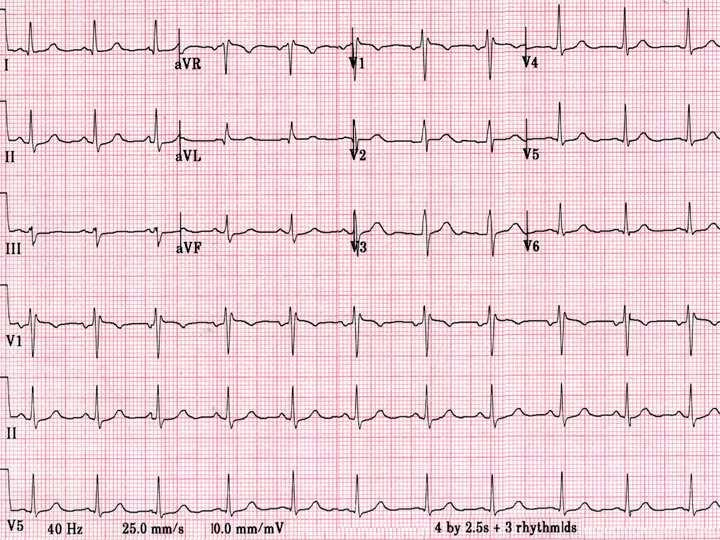
#> input picture tests/fixtures/attached/media_1794519608075_2b2767cf.jpg, 720 x 540 px
$ python -i enhancement.py   (imports and definitions only)
#> lines starting #> are read from the running program, lines starting #| are printed output that depends on the picture; after the words box and inside, x2 and y2 are one past the last pixel; in counts of white or black regions, pixels touching at a corner belong together
"""ECG Image Preprocessing Pipeline.

Provides independently testable stages:
1. Image validation and loading
2. Grayscale & contrast enhancement (CLAHE)
3. Deskewing via Radon/Hough angle estimation
4. Grid detection and suppression (Color filtering + Morphological filtering)
5. Waveform binarization and morphological cleaning
"""

from __future__ import annotations

import logging
from dataclasses import dataclass
from pathlib import Path
from typing import Optional, Tuple, Union

import cv2
import numpy as np

logger = logging.getLogger(__name__)


@dataclass
class PreprocessingResult:
    """Stores intermediate and final representations for inspection and downstream stages."""

    original_bgr: np.ndarray
    grayscale: np.ndarray
    contrast_enhanced: np.ndarray
    deskewed: np.ndarray
    grid_suppressed: np.ndarray
    binary_trace: np.ndarray
    skew_angle_deg: float


def load_and_validate_image(source: Union[str, Path, np.ndarray]) -> np.ndarray:
    """Loads and validates an image from disk or an existing numpy array."""
    if isinstance(source, (str, Path)):
        p = Path(source)
        if not p.is_file():
            raise FileNotFoundError(f"Image file does not exist: {p}")
        img = cv2.imread(str(p), cv2.IMREAD_COLOR)
        if img is None:
            raise ValueError(f"Failed to decode image from file: {p}")
    elif isinstance(source, np.ndarray):
        img = source.copy()
    else:
        raise TypeError(f"Unsupported image input type: {type(source)}")

    if img.ndim == 2:
        img = cv2.cvtColor(img, cv2.COLOR_GRAY2BGR)
    elif img.ndim == 3 and img.shape[2] == 4:
        img = cv2.cvtColor(img, cv2.COLOR_BGRA2BGR)
    elif img.ndim != 3 or img.shape[2] != 3:
        raise ValueError(f"Invalid image shape: {img.shape}; expected (H, W, 3)")

    if img.shape[0] < 50 or img.shape[1] < 50:
        raise ValueError(f"Image dimensions too small: {img.shape}")

    return img


def to_grayscale(img_bgr: np.ndarray) -> np.ndarray:
    """Converts a BGR image to single-channel 8-bit grayscale."""
    if img_bgr.ndim == 2:
        return img_bgr
    return cv2.cvtColor(img_bgr, cv2.COLOR_BGR2GRAY)


def enhance_contrast(gray: np.ndarray, clip_limit: float = 2.0, tile_grid_size: Tuple[int, int] = (8, 8)) -> np.ndarray:
    """Applies Contrast Limited Adaptive Histogram Equalization (CLAHE)."""
    clahe = cv2.createCLAHE(clipLimit=clip_limit, tileGridSize=tile_grid_size)
    return clahe.apply(gray)


def estimate_skew_angle(img_gray: np.ndarray, max_angle_deg: float = 15.0) -> float:
    """Estimates skew angle of grid lines or page margins using the Hough line transform.

    Returns the angle in degrees by which the image is tilted clockwise.
    A positive angle indicates clockwise tilt.
    """
    # Use horizontal morphological gradient to enhance horizontal grid lines over vertical QRS spikes
    horiz_kernel = cv2.getStructuringElement(cv2.MORPH_RECT, (15, 1))
    grad = cv2.morphologyEx(img_gray, cv2.MORPH_GRADIENT, horiz_kernel)
    edges = cv2.Canny(grad, 40, 120, apertureSize=3)
    lines = cv2.HoughLinesP(edges, 1, np.pi / 180, threshold=80, minLineLength=60, maxLineGap=15)

    if lines is None or len(lines) == 0:
        # Fallback to standard Canny
        edges = cv2.Canny(img_gray, 50, 150, apertureSize=3)
        lines = cv2.HoughLinesP(edges, 1, np.pi / 180, threshold=100, minLineLength=80, maxLineGap=10)

    if lines is None or len(lines) == 0:
        return 0.0

    lines = lines.reshape(-1, 4)
    angles = []
    for x1, y1, x2, y2 in lines:
        dx = x2 - x1
        dy = y2 - y1
        if abs(dx) < 1e-4:
            continue
        angle_deg = np.degrees(np.arctan2(dy, dx))
        # Keep horizontal lines within [-max_angle, max_angle]
        if abs(angle_deg) <= max_angle_deg:
            angles.append(angle_deg)
        elif abs(angle_deg - 90.0) <= max_angle_deg:
            angles.append(angle_deg - 90.0)
        elif abs(angle_deg + 90.0) <= max_angle_deg:
            angles.append(angle_deg + 90.0)

    if not angles:
        return 0.0

    median_angle = float(np.median(angles))
    # Threshold gate: do not apply deskew to images that are already aligned within 0.2 deg
    if abs(median_angle) < 0.2:
        return 0.0

    return median_angle


def deskew_image(img: np.ndarray, angle_deg: float, border_value: Tuple[int, int, int] = (255, 255, 255)) -> np.ndarray:
    """Rotates image to correct skew.

    A positive angle_deg indicates clockwise tilt; in OpenCV getRotationMatrix2D,
    a positive angle rotates counter-clockwise, which correctly cancels out the clockwise tilt.
    """
    if abs(angle_deg) < 0.1:
        return img

    h, w = img.shape[:2]
    center = (w / 2.0, h / 2.0)
    rot_mat = cv2.getRotationMatrix2D(center, angle_deg, 1.0)
    bv = border_value if img.ndim == 3 else border_value[0]

    return cv2.warpAffine(
        img,
        rot_mat,
        (w, h),
        flags=cv2.INTER_LINEAR,
        borderMode=cv2.BORDER_CONSTANT,
        borderValue=bv,
    )


def detect_grid_presence(img_bgr: np.ndarray) -> bool:
    """Detects if a colored (pink/red/orange) clinical paper grid is present."""
    if img_bgr.ndim == 2:
        return False
    hsv = cv2.cvtColor(img_bgr, cv2.COLOR_BGR2HSV)
    hue = hsv[:, :, 0]
    sat = hsv[:, :, 1]
    val = hsv[:, :, 2]
    # Pink/red grid in HSV: hue near 0 or 180, moderate saturation, brightness above paper shadow
    pink_grid_mask = ((hue < 30) | (hue > 150)) & (sat > 16) & (val > 70)
    pct_pink = float(np.mean(pink_grid_mask) * 100.0)
    return pct_pink > 1.0


def suppress_grid(img_bgr: np.ndarray) -> np.ndarray:
    """Suppresses colored paper grid lines (pink/red/orange) while keeping black or colored trace ink.

    1. Checks if a colored paper grid is present. If absent (e.g. digital plot or plain crop),
       returns standard grayscale without risk of eroding trace lines.
    2. When grid is present:
       - Uses the Red channel where pink grid lines reflect strongly.
       - Suppresses pink grid pixels while strictly protecting dark trace ink (val < 110)
         and non-red colored traces.
    """
    if img_bgr.ndim == 2:
        return img_bgr.copy()

    has_grid = detect_grid_presence(img_bgr)
    if not has_grid:
        # No colored grid: return grayscale directly to preserve waveform completely
        return cv2.cvtColor(img_bgr, cv2.COLOR_BGR2GRAY)

    b, g, r = cv2.split(img_bgr)
    hsv = cv2.cvtColor(img_bgr, cv2.COLOR_BGR2HSV)
    hue = hsv[:, :, 0]
    sat = hsv[:, :, 1]
    val = hsv[:, :, 2]

    # Grid pixels: reddish/pinkish hue, moderate saturation, and MUST be bright (val >= 110)
    # Dark pixels (val < 110) are NEVER grid lines — they are ECG waveform ink!
    is_pink_grid = ((hue < 25) | (hue > 155)) & (sat > 25) & (val >= 110)

    # In addition, check that red channel is significantly brighter than green/blue
    is_red_dominant = (r.astype(np.int16) - g.astype(np.int16) > 15) & (r.astype(np.int16) - b.astype(np.int16) > 15)
    grid_mask = is_pink_grid & is_red_dominant

    kernel = cv2.getStructuringElement(cv2.MORPH_RECT, (5, 5))
    bg_local = cv2.dilate(r, kernel)
    suppressed = r.copy()
    suppressed[grid_mask] = bg_local[grid_mask]
    return suppressed


def binarize_trace(img_gray: np.ndarray, block_size: int = 15, c: int = 5) -> np.ndarray:
    """Binarizes the ECG trace into a foreground mask (255 = trace, 0 = background).

    Uses adaptive Gaussian thresholding with contrast gating and area-based noise filtering.
    Preserves continuous, thin 1-pixel waveform lines without morphological erosion.
    """
    # Invert so trace is bright (background is dark)
    inv = cv2.bitwise_not(img_gray)

    # Adaptive Gaussian threshold
    if block_size % 2 == 0:
        block_size += 1
    adapt = cv2.adaptiveThreshold(
        inv,
        255,
        cv2.ADAPTIVE_THRESH_GAUSSIAN_C,
        cv2.THRESH_BINARY,
        block_size,
        c,
    )

    # Robust local contrast gating: pixel must be at least 18 levels darker than local illumination
    # (replaces brittle static 255-baseline gating that fails under shadow gradients)
    bg_illum = cv2.morphologyEx(img_gray, cv2.MORPH_CLOSE, cv2.getStructuringElement(cv2.MORPH_RECT, (31, 31)))
    diff = cv2.subtract(bg_illum, img_gray)
    contrast_mask = (diff >= 18).astype(np.uint8) * 255
    combined = cv2.bitwise_and(adapt, contrast_mask)

    # Remove only isolated 1-2 pixel salt-and-pepper noise specks via connected components
    num_labels, labels, stats, _ = cv2.connectedComponentsWithStats(combined, connectivity=8)
    cleaned = np.zeros_like(combined)
    for i in range(1, num_labels):
        area = stats[i, cv2.CC_STAT_AREA]
        # Keep any connected component of size >= 3 (preserves thin continuous traces)
        if area >= 3:
            cleaned[labels == i] = 255

    return cleaned


class PreprocessingPipeline:
    """Unified preprocessor executing deskew, grid suppression, and binarization."""

    def __init__(self, enable_deskew: bool = True, max_skew_angle: float = 15.0) -> None:
        self.enable_deskew = enable_deskew
        self.max_skew_angle = max_skew_angle

    def process(self, source: Union[str, Path, np.ndarray]) -> PreprocessingResult:
        """Runs full preprocessing pipeline and returns intermediate and final stages."""
        img_bgr = load_and_validate_image(source)
        gray = to_grayscale(img_bgr)
        enhanced = enhance_contrast(gray)

        # Deskewing: only estimate skew from grid lines if a grid is actually present.
        # On gridless beat crops or digital plots (e.g. N10007), Hough lines on the waveform trace
        # detect cardiac wave slopes and falsely rotate the image.
        skew_angle = 0.0
        deskewed_bgr = img_bgr
        if self.enable_deskew and detect_grid_presence(img_bgr):
            skew_angle = estimate_skew_angle(enhanced, max_angle_deg=self.max_skew_angle)
            if abs(skew_angle) >= 0.2:
                deskewed_bgr = deskew_image(img_bgr, skew_angle)

        # Grid suppression on deskewed BGR image
        grid_suppressed = suppress_grid(deskewed_bgr)

        # Binarize waveform trace
        binary_trace = binarize_trace(grid_suppressed)

        return PreprocessingResult(
            original_bgr=img_bgr,
            grayscale=gray,
            contrast_enhanced=enhanced,
            deskewed=deskewed_bgr,
            grid_suppressed=grid_suppressed,
            binary_trace=binary_trace,
            skew_angle_deg=skew_angle,
        )

>>> import cv2
>>> picture = cv2.imread('../../../tests/fixtures/attached/media_1794519608075_2b2767cf.jpg')
#> picture is the input picture: shape (540, 720, 3); mean B, G, R 214.8, 207.7, 233.1
>>> result = PreprocessingPipeline().process(picture)
#> in detect_grid_presence, `hsv = cv2.cvtColor(img_bgr, cv2.COLOR_BGR2HSV)`: hsv: shape (540, 720, 3); mean H, S, V 168.4, 29.6, 233.1
#> in detect_grid_presence, `pink_grid_mask = ((hue < 30) | (hue > 150)) & (sat > 16) & (val > 70)`:
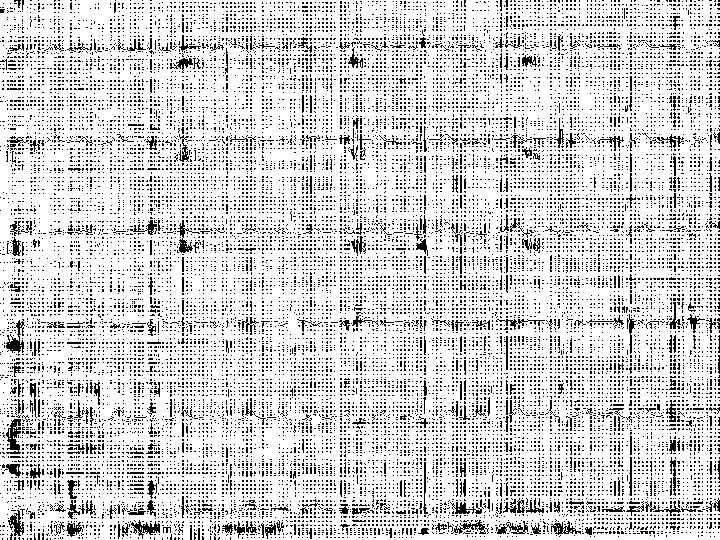
#> pink_grid_mask: shape (540, 720) bool; 83% white; black in thin lines or dots
#> in detect_grid_presence, `pct_pink = float(np.mean(pink_grid_mask) * 100.0)`: pct_pink = 82.95
#> in estimate_skew_angle, `grad = cv2.morphologyEx(img_gray, cv2.MORPH_GRADIENT, horiz_kernel)`:
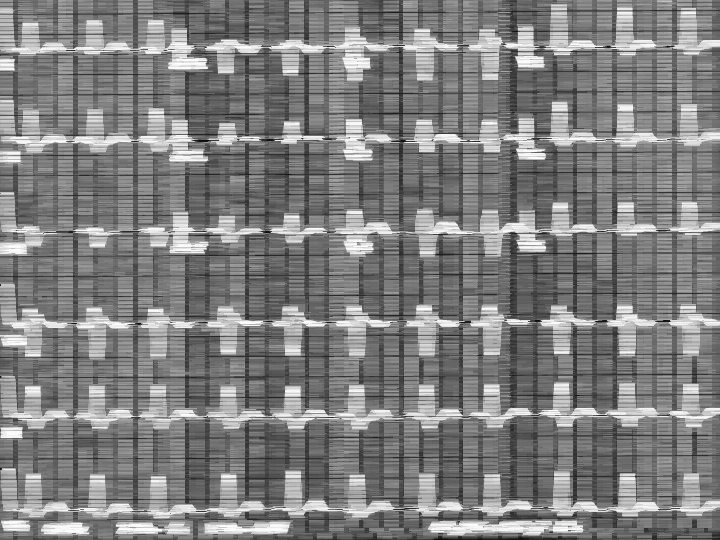
#> grad: shape (540, 720); min 12, max 255, mean 127.7
#> in estimate_skew_angle, `edges = cv2.Canny(grad, 40, 120, apertureSize=3)`:
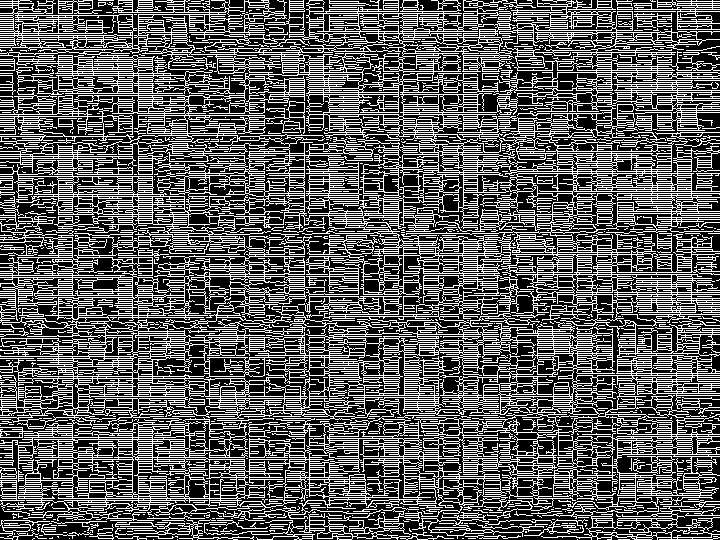
#> edges: shape (540, 720); 35.9% white in thin lines or dots
#> in estimate_skew_angle, `lines = cv2.HoughLinesP(edges, 1, np.pi / 180, threshold=80, minLineLe..`: lines = 669 rows, first 6: [138, 0, 677, 539], [78, 1, 612, 535], [41, 538, 577, 2], [398, 537, 398, 0], [75, 1, 611, 537], [329, 538, 329, 0]
#> the loop in estimate_skew_angle, `for x1, y1, x2, y2 in lines:` made 669 passes
#> (x1, y1, x2, y2, dx, dy, angle_deg) on passes 1 to 3: (138, 0, 677, 539, 539, 539, 45), (78, 1, 612, 535, 534, 534, 45), (41, 538, 577, 2, 536, -536, -45)
#> after the loop in estimate_skew_angle, `for x1, y1, x2, y2 in lines:`: angles = 31 values, max 2.76 at index 0, min -15 at index 5, mean -1.01
#> in estimate_skew_angle, `median_angle = float(np.median(angles))`: median_angle = 0
#> in suppress_grid, `has_grid = detect_grid_presence(img_bgr)`: has_grid = True
#> in suppress_grid, `is_pink_grid = ((hue < 25) | (hue > 155)) & (sat > 25) & (val >= 110)`: is_pink_grid: shape (540, 720) bool; 55.3% white; black in thin lines or dots
#> in suppress_grid, `is_red_dominant = (r.astype(np.int16) - g.astype(np.int16) > 15) & (r...`: is_red_dominant: shape (540, 720) bool; 65.4% white; 14908 black regions (14054 under 20 px), largest, box (x1, y1, x2, y2) and area: (531, 396, 720, 538) 5884, (0, 318, 52, 540) 4866, (412, 336, 544, 538) 3932
#> in suppress_grid, `grid_mask = is_pink_grid & is_red_dominant`:
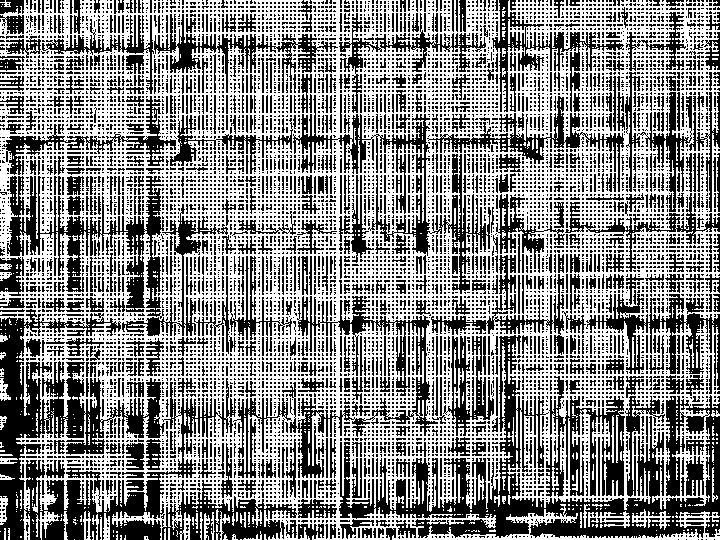
#> grid_mask: shape (540, 720) bool; 53.5% white; 8732 black regions (7770 under 20 px), largest, box (x1, y1, x2, y2) and area: (0, 309, 236, 540) 17566, (339, 335, 720, 538) 17559, (7, 176, 164, 319) 6114
#> in binarize_trace, `adapt = cv2.adaptiveThreshold( inv, 255, cv2.ADAPTIVE_THRESH_GAUSSIAN_..`:
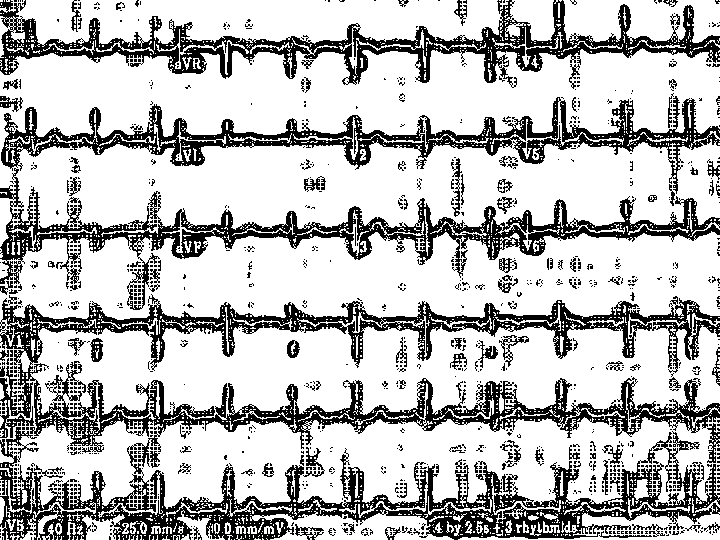
#> adapt: shape (540, 720); 73.8% white; 969 black regions (834 under 20 px), largest, box (x1, y1, x2, y2) and area: (0, 294, 720, 540) 48090, (0, 168, 720, 310) 14273, (0, 0, 720, 88) 14196
#> in binarize_trace, `bg_illum = cv2.morphologyEx(img_gray, cv2.MORPH_CLOSE, cv2.getStructur..`: bg_illum: shape (540, 720); every value is 255
#> in binarize_trace, `contrast_mask = (diff >= 18).astype(np.uint8) * 255`: contrast_mask: shape (540, 720); 11.1% white in thin lines or dots
#> in binarize_trace, `combined = cv2.bitwise_and(adapt, contrast_mask)`: combined: shape (540, 720); 9.8% white in thin lines or dots
#> in binarize_trace, `num_labels, labels, stats, _ = cv2.connectedComponentsWithStats(combin..`:
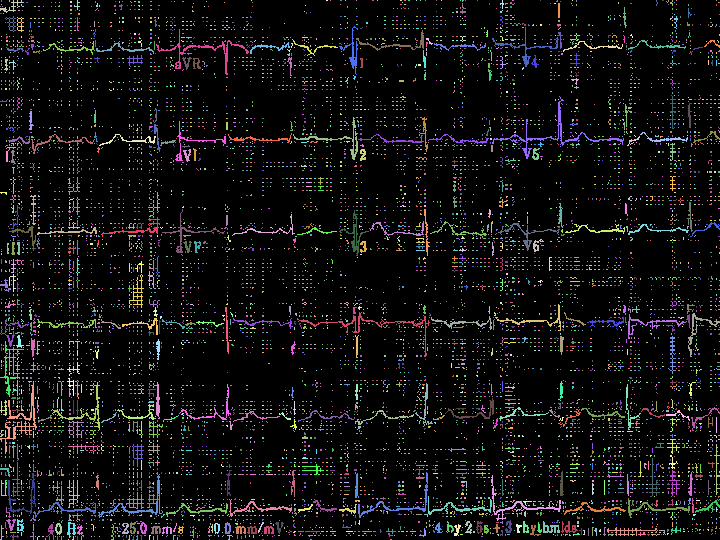
#> labels: shape (540, 720) int32; 8310 distinct labels, from 0 to 8309; one colour per label, 0 black
#> in binarize_trace, `num_labels, labels, stats, _ = cv2.connectedComponentsWithStats(combin..`: num_labels = 8310
#> the loop in binarize_trace, `for i in range(1, num_labels):` made 8309 passes
#> area on passes 3, 60, 66: 71, 24, 30
#> after the loop in binarize_trace, `for i in range(1, num_labels):`:
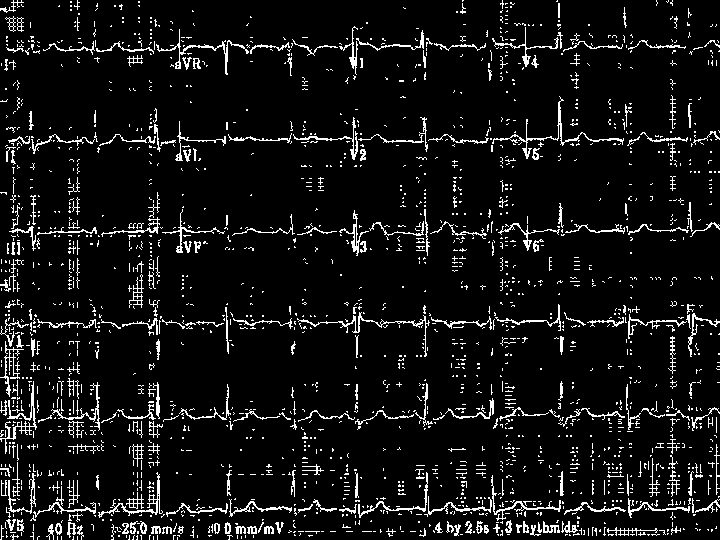
#> cleaned: shape (540, 720); 7.4% white in thin lines or dots
